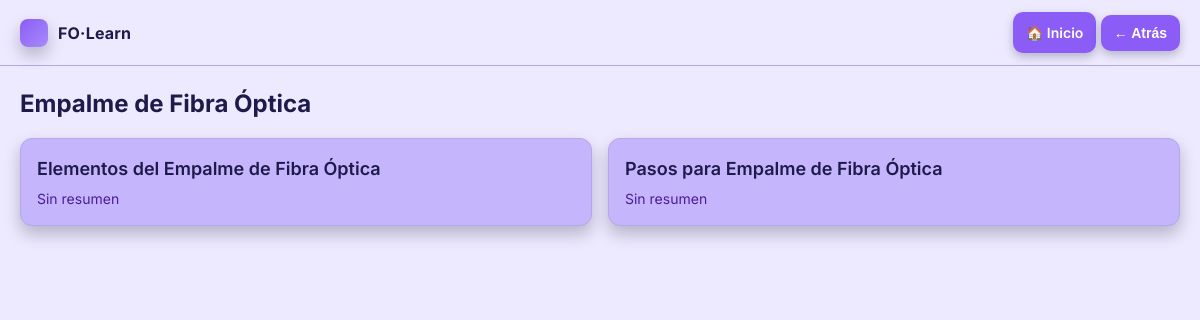
The page /c/empalme-de-fibra-optica/ on the database its author committed.
### viewer/models.py (models this page shows, shortened)
class Category(models.Model):
    name = models.CharField(max_length=80, unique=True)
    slug = models.SlugField(max_length=100, unique=True)

class Lesson(models.Model):
    category = models.ForeignKey(Category, on_delete=models.PROTECT, related_name="lessons")
    title = models.CharField(max_length=160)
    slug = models.SlugField(max_length=180, unique=True)
    summary = models.TextField(blank=True)
    order = models.PositiveIntegerField(default=1)
    class Meta:
        ordering = ["order", "id"]

### viewer/views.py (the view)
# urls.py: path("c/<slug:slug>/", views.category_detail, name="category_detail"),
def category_detail(request, slug):
    category = get_object_or_404(Category, slug=slug)
    lessons = category.lessons.all()
    return render(request, "viewer/category_detail.html", {"category": category, "lessons": lessons})

### templates/viewer/category_detail.html (shortened to what this page needs)
{% extends "base.html" %}
{% block content %}
<h2>{{ category.name }}</h2>
<div class="category-grid">
  {% for l in lessons %}
    <a class="category-card" href="{% url 'lesson_detail' l.slug %}">
      <h3>{{ l.title }}</h3>
       <p class="muted">{{ l.summary|default:"Sin resumen" }}</p>
    </a>
  {% empty %}
    <p class="muted">No hay lecciones en esta categoría.</p>
  {% endfor %}
</div>
{% endblock %}

### static/css/site.css (style rules this page uses)
:root { --bg: #EDE9FE; --panel: #C4B5FD; --text: #1E1B4B; --muted: #4C1D95; --brand: #8B5CF6; --brand-light:#A78BFA; --line: #B6A7E9; --radius:12px; --shadow:0 8px 16px rgba(15,23,42,0.25); --font: "Inter", system-ui, -apple-system, Segoe UI, Roboto, "Helvetica Neue", Arial; }
* { box-sizing:border-box }
html,body { height:100% }
body { margin:0; background:var(--bg); color:var(--text); font:16px/1.5 var(--font); }
h1,h2,h3 { margin:0 0 10px 0 }
.muted { color:var(--muted) }
.category-grid { display:grid; gap:16px; grid-template-columns: repeat(auto-fit, minmax(220px, 1fr)); margin-top:16px; }
.category-card { display:block; background:var(--panel); border:1px solid var(--line); border-radius:var(--radius); padding:16px; text-decoration:none; color:var(--text); box-shadow:var(--shadow); transition: transform .15s ease, box-shadow .15s ease; }
.category-card h3 { margin:0 0 6px 0; font-size:18px; font-weight:600; }
.category-card p { margin:0; font-size:14px; }

### rows shown on the page
Category: name "Empalme de Fibra Óptica"
Lesson: title "Elementos del Empalme de Fibra Óptica", summary "Sin resumen"
Lesson: title "Pasos para Empalme de Fibra Óptica", summary "Sin resumen"
